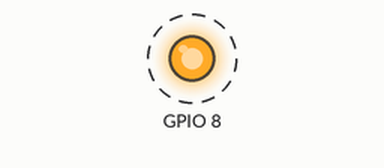
Bench run of a program on a simulated ESP32-C3. Parts: output pins drawn as LEDs (lit = HIGH). Dashed ring = blinking. The local clock reads 2024-03-15 10:24:30 at power-on unless the program sets it; EEPROM starts erased; what the program prints to the serial monitor is not drawn.

Above: at 0.67 s.
Timing chart, 0 to 3.0 s (numbered marks = the images above):
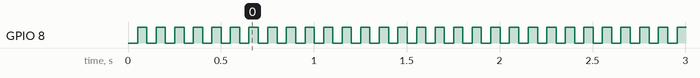

Measured:
- by itself, GPIO 8: alternates HIGH for 0.05 s and LOW for 0.05 s

The program:

main.cpp
```cpp
#include <Arduino.h>
#include <Core/Blinker/Blinker.h>
#include <Core/Logger/Logger.h>

#include <ESP32C3_Platform/Led/Led.h>
#include <ESP32C3_Platform/PeriodicTask/PeriodicTask.h>
#include <ESP32C3_Platform/RegisterLogger/RegisterLogger.h>
#include <ESP32C3_Platform/Console/Console.h>
#include <ESP32C3_Platform/Preferences/ESPPreferences.h>

Led led(8); // GPIO 8 for ESP32-C3-Super Mini
auto factory = []()
{
  return std::unique_ptr<IPeriodicTask>(new PeriodicTask()); // or your actual class name
};
Blinker blinker(led, 50, factory);
Console console;
Logger logger;
ESPPreferences preferences;

void setup()
{
  logger.init(&preferences, &console);
  logger.enableLocalLogging(true);
  logger.setLogLevel(LogLevel::Info);
  logger.log(LogLevel::Info, "Starting setup...");

  registerEspLogger();

  blinker.start();

  logger.log(LogLevel::Info, "Blinker started");
}

void loop()
{
  vTaskDelay(5000 / portTICK_PERIOD_MS);
  logger.log(LogLevel::Info, "Looping...");
}
```
